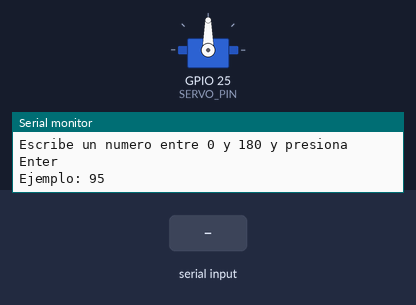
Simulated run of this sketch. Board: ESP32. On the bench: servo, the last lines printed to the serial monitor. The inputs (shaded band) are chosen by the test bench.

Above: at 6.2 s.
6.3 s: "30,150\n" received over Serial
At 6.9 s:
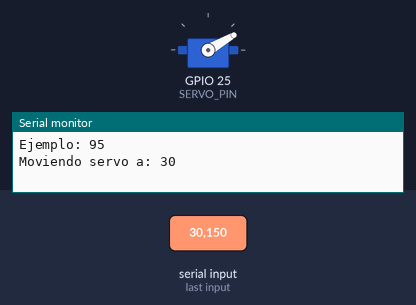
7.8 s: "5\n" received over Serial
At 9.0 s:
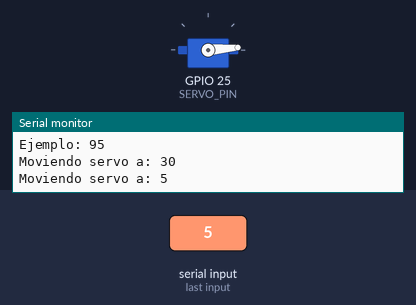
9.3 s: "90,45\n" received over Serial
At 10.4 s:
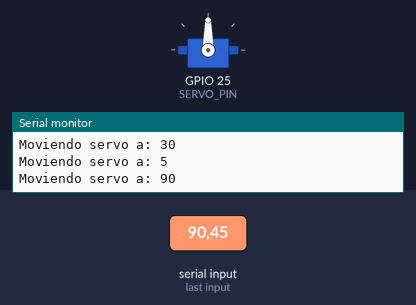
Timing chart, 0 to 12.3 s (numbered marks = the images above; inputs shaded):
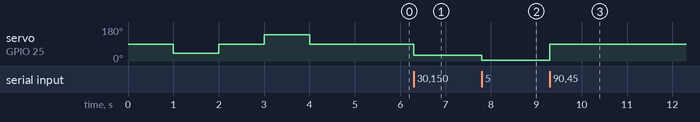

The sketch:

03_servo_serial.ino
```cpp
#include <ESP32Servo.h>

Servo servoScan;

#define SERVO_PIN 25

void moverServo(int angulo) {
  Serial.print("Moviendo servo a: ");
  Serial.println(angulo);

  servoScan.write(angulo);
  delay(1000);
}

void setup() {
  Serial.begin(115200);
  delay(1000);

  servoScan.setPeriodHertz(50);
  servoScan.attach(SERVO_PIN, 500, 2400);

  Serial.println("ACEBOTT QD001 - calibracion de servo");
  Serial.println("Prueba automatica iniciando...");

  moverServo(40);
  moverServo(90);
  moverServo(140);
  moverServo(90);

  Serial.println("--------------------------");
  Serial.println("Escribe un numero entre 0 y 180 y presiona Enter");
  Serial.println("Ejemplo: 95");
}

void loop() {
  if (Serial.available() > 0) {
    String entrada = Serial.readStringUntil('\n');
    entrada.trim();

    if (entrada.length() > 0) {
      int angulo = entrada.toInt();

      if (angulo >= 0 && angulo <= 180) {
        moverServo(angulo);
      } else {
        Serial.println("Angulo fuera de rango. Usa 0 a 180.");
      }
    }
  }
}
```

Measured:
- after the input at 6.3 s, servo on GPIO 25 (SERVO_PIN): 90° → 30° at once
- after the input at 7.8 s, servo on GPIO 25 (SERVO_PIN): 30° → 5° at once
- after the input at 9.3 s, servo on GPIO 25 (SERVO_PIN): 5° → 90° at once
